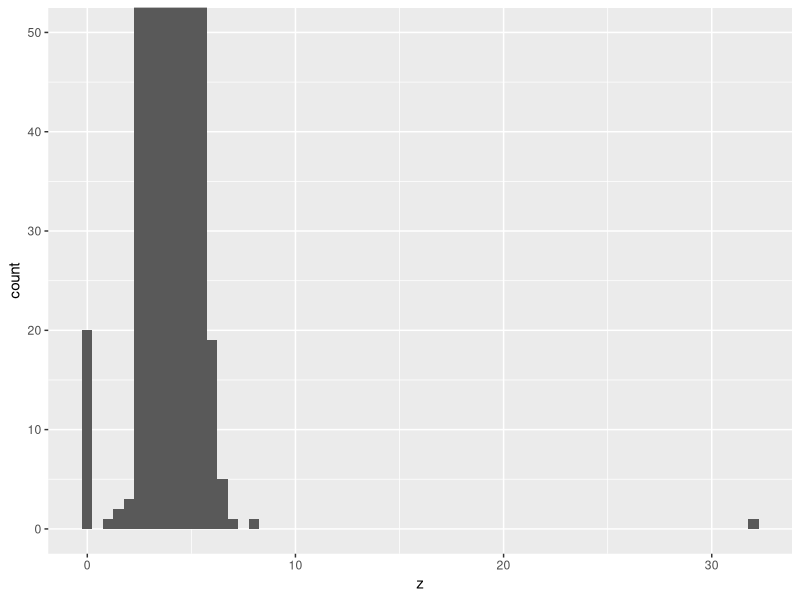
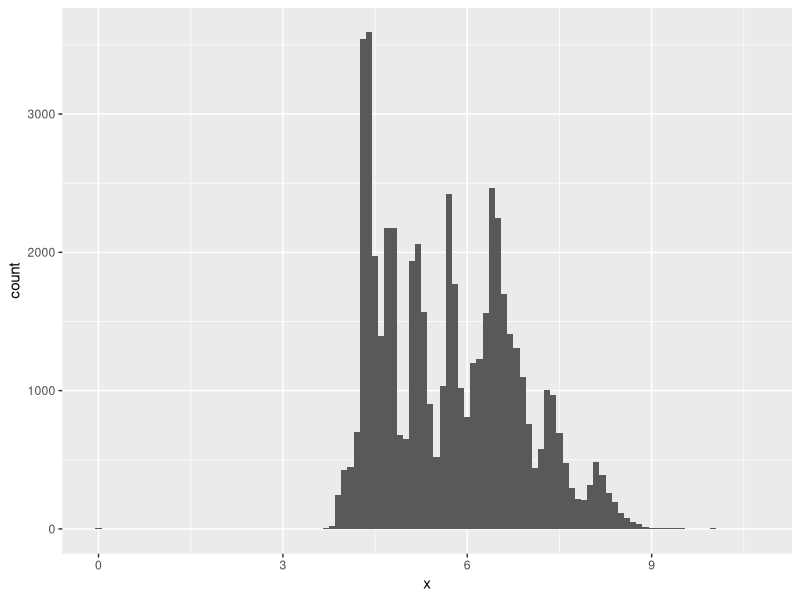
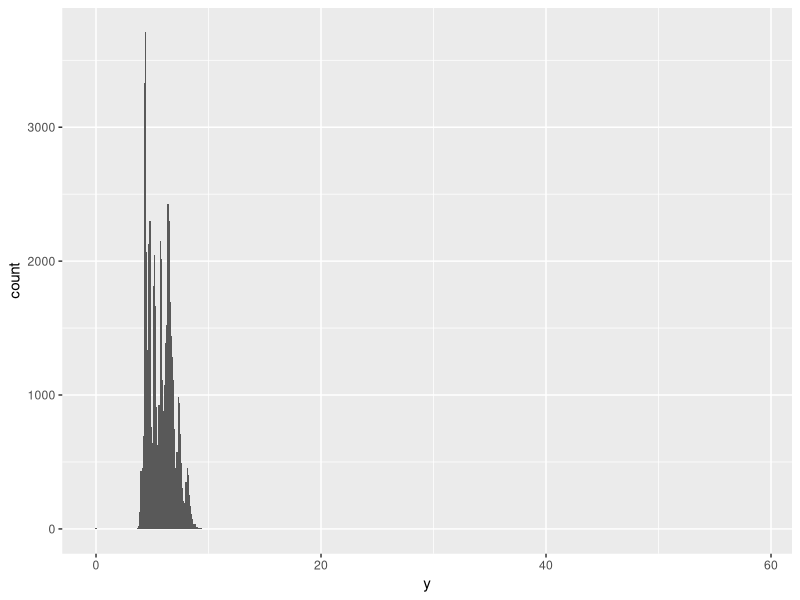
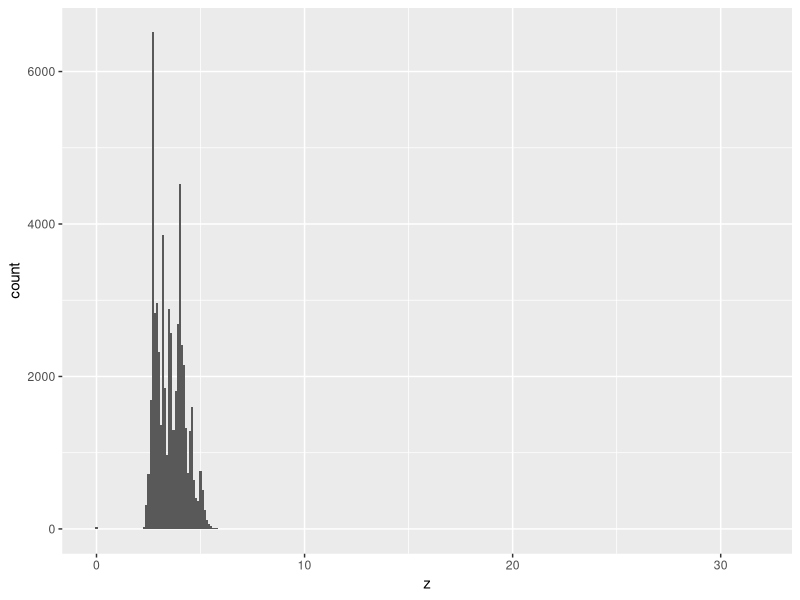
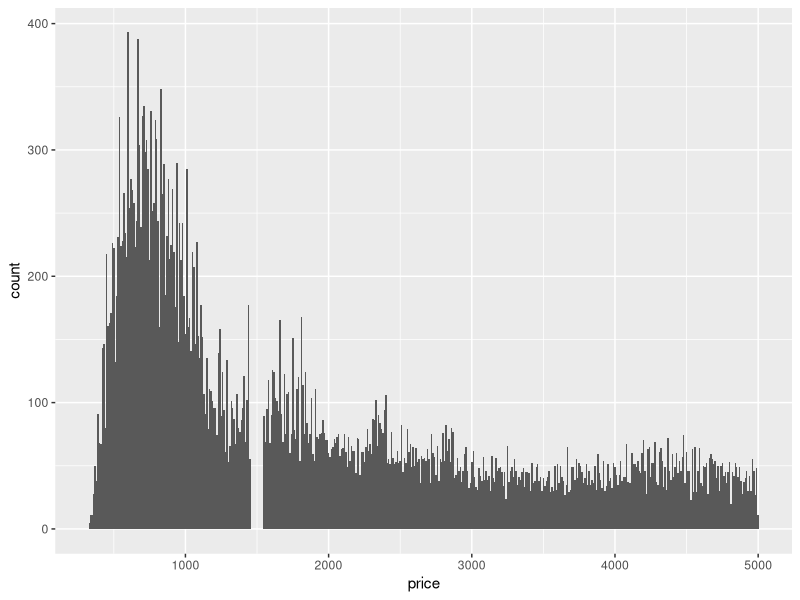
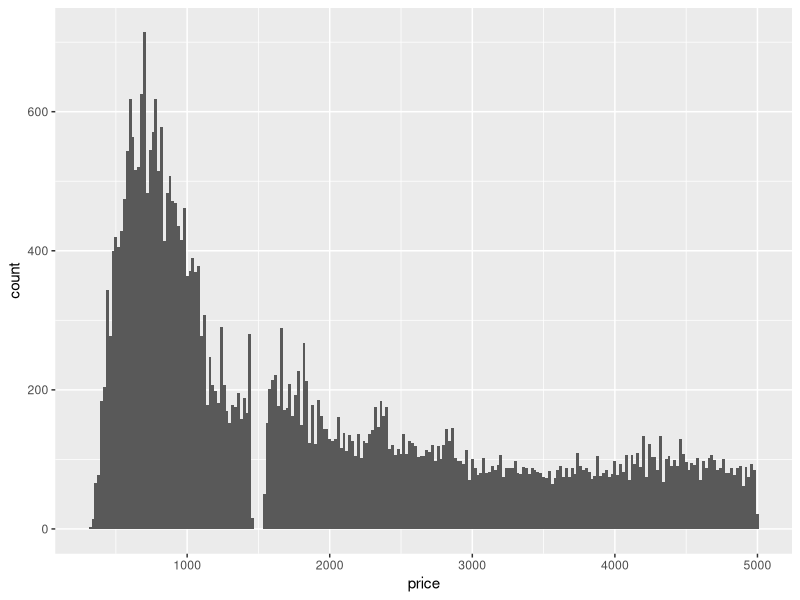
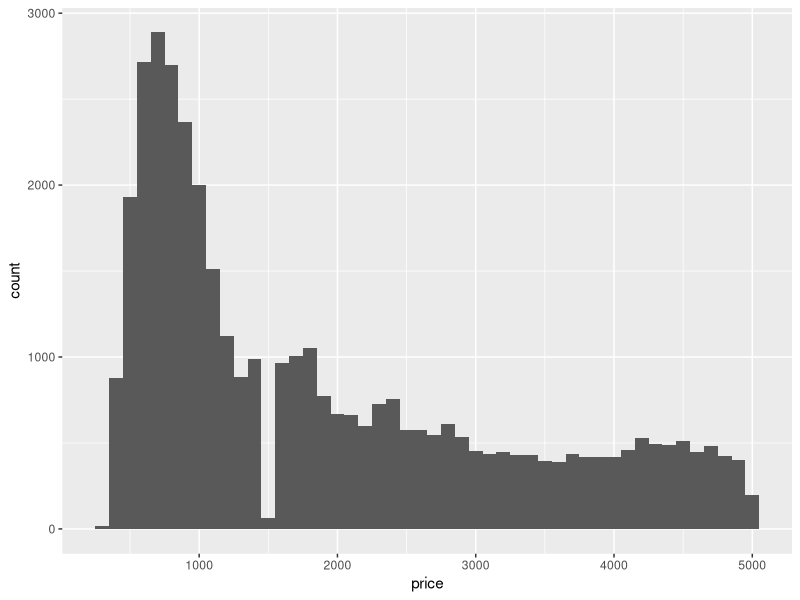
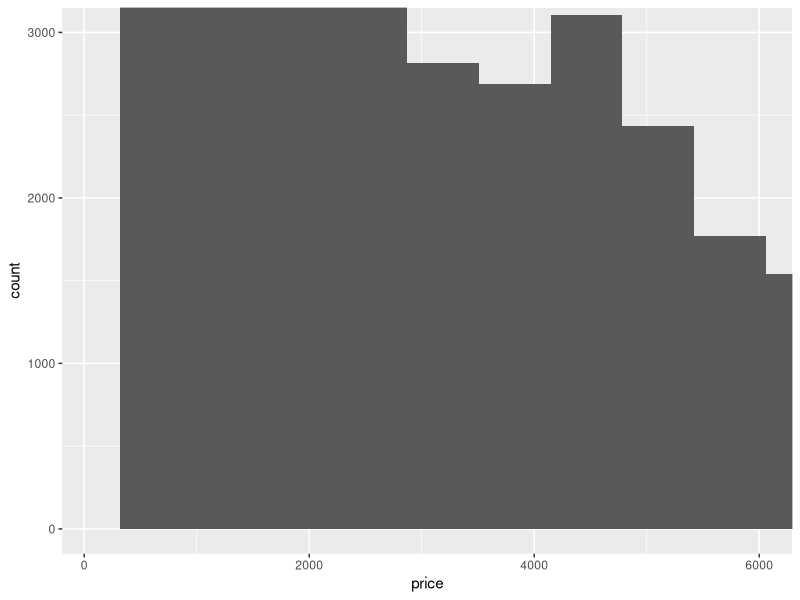

R code for these plots, in order:
## ---- chunk 1
library(tidyverse)
glimpse(diamonds)
## ---- chunk 2
ggplot(diamonds) + 
  geom_histogram(mapping = aes(x = z), binwidth = 0.5) +
  coord_cartesian(ylim = c(0, 50))
## ---- chunk 3
good_df <- diamonds %>% 
  filter(z >= 0 | z <=10) %>% 
  select(price, x, y, z) %>%
  arrange(z)
## ---- chunk 4
summary(select(diamonds, x, y, z))
## ---- chunk 5
ggplot(diamonds) +
  geom_histogram(mapping = aes(x = x), binwidth = 0.1)

ggplot(diamonds) +
  geom_histogram(mapping = aes(x = y), binwidth = 0.1)

ggplot(diamonds) +
  geom_histogram(mapping = aes(x = z), binwidth = 0.1)
## ---- chunk 6
summarise(diamonds, mean(x > y), mean(x > z), mean(y > z))
## ---- chunk 7
ggplot(filter(diamonds, price < 5000), aes(x = price)) +
  geom_histogram(binwidth = 10)

ggplot(filter(diamonds, price < 5000), aes(x = price)) +
  geom_histogram(binwidth = 20)

ggplot(filter(diamonds, price < 5000), aes(x = price)) +
  geom_histogram(binwidth = 100)
## ---- chunk 8
nine_carat <- diamonds %>%
  filter(carat == 0.99)
glimpse(nine_carat)

one_carat <- diamonds %>%
  filter(carat == 1)
glimpse(one_carat)
## ---- chunk 9
ggplot(diamonds) +
  geom_histogram(mapping = aes(x = price)) +
  coord_cartesian(xlim = c(100, 6000), ylim = c(0, 3000))
## ---- chunk 10
ggplot(diamonds) +
  geom_histogram(mapping = aes(x = price)) +
  xlim(100, 6000) +
  ylim(0, 3000)
## ---- chunk 11
diamonds2 <- diamonds %>%
  mutate(y = ifelse(y < 3 | y > 30, NA, y))

ggplot(diamonds2, aes(x = y)) +
  geom_histogram()
## ---- chunk 12
diamonds %>%
  mutate(cut = if_else(runif(n()) < 0.1, NA_character_, as.character(cut))) %>%
  ggplot() +
  geom_bar(mapping = aes(x = cut))
## ---- chunk 13
mean(c(0, 1, 2, NA), na.rm = TRUE)

sum(c(0, 1, 2, NA), na.rm = TRUE)
## ---- chunk 14
ggplot(
  data = diamonds,
  mapping = aes(color = cut_number(carat, 5), x = price)
) +
  geom_freqpoly() +
  labs(x = "Price", y = "Count", color = "Carat")
## ---- chunk 15
ggplot(
  data = diamonds,
  mapping = aes(color = cut_width(carat, 1.5, boundary = 0), x = price)
) +
  geom_freqpoly() +
  labs(x = "Price", y = "Count", color = "Carat")
## ---- chunk 16
ggplot(diamonds, aes(x = cut_number(price, 10), y = carat)) +
  geom_boxplot() +
  coord_flip() +
  xlab("Price")
## ---- chunk 17
ggplot(diamonds, aes(x = cut_width(price, 2000, boundary = 0), y = carat)) +
  geom_boxplot(varwidth = TRUE) +
  coord_flip() +
  xlab("Price")
## ---- chunk 18
ggplot(diamonds, mapping = aes(x=price, y=carat)) +
  geom_point()
## ---- chunk 19
ggplot(diamonds, aes(colour = cut_number(carat, 4), y = price, x = cut)) +
  geom_boxplot()
## ---- chunk 20
ggplot(data = diamonds) +
  geom_point(mapping = aes(x = x, y = y)) +
  coord_cartesian(xlim = c(4, 11), ylim = c(4, 11))
